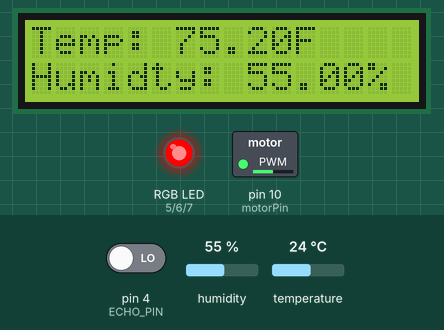
This sketch was run on a simulated Arduino Uno, built with avr-gcc and run on an emulated ATmega328P. Parts: 16×2 character LCD, switched loads named in the sketch (green lamp = pin HIGH), an RGB LED mixed from three pins (HIGH = lit). Dashed ring = blinking. The test bench sets the inputs (shaded band); at power-on: temperature 24 °C, humidity 55 %, pin 4 (ECHO_PIN) LOW. Pins used as bus, display or sensor lines are not drawn.

Above: at 1.2 s.
1.3 s: temperature set to 21 °C
At 6.6 s:
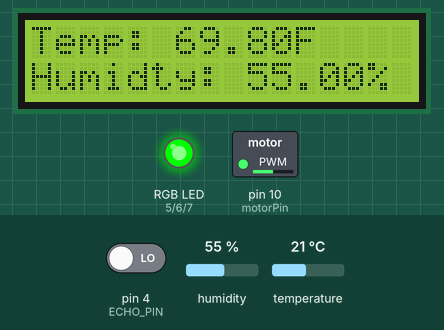
7.8 s: temperature set to 18 °C
At 10.7 s:
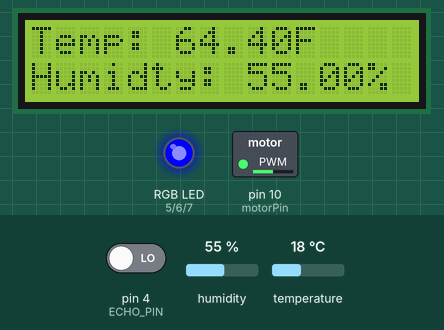
14.3 s: humidity set to 22 %
At 19.3 s:
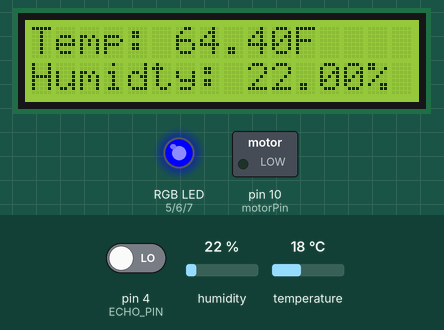
19.8 s: temperature set to 28 °C
At 22.1 s:
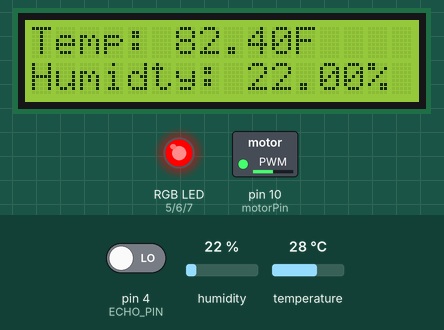
Timing chart, 0 to 23.6 s (numbered marks = the images above; inputs shaded):
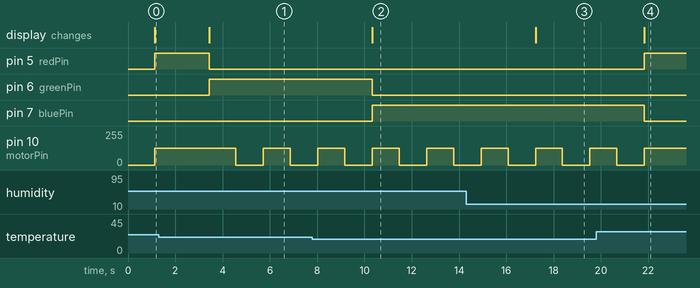

Measured:
- the behaviour switches between 23 and 22 °C on temperature (found by bisection; images 0 and 1)
- the behaviour switches between 20 and 19 °C on temperature (found by bisection; images 1 and 2)
- after the input at 1.3 s, pin 5 (redPin): HIGH → LOW after 2.1 s; pin 6 (greenPin): LOW → HIGH after 2.1 s; pin 10 (motorPin): 127/255 → 0/255 after 3.3 s, → 127/255 1.2 s later, → 0/255 1.1 s later; the display: changes after 2.1 s (image 1)
- after the input at 7.8 s, pin 6 (greenPin): HIGH → LOW after 2.5 s; pin 7 (bluePin): LOW → HIGH after 2.5 s; the display: changes after 2.5 s (image 2)
- after the input at 14.3 s, the display: changes after 2.9 s (image 3)
- after the input at 19.8 s, pin 5 (redPin): LOW → HIGH after 2.0 s; pin 7 (bluePin): HIGH → LOW after 2.0 s; pin 10 (motorPin): goes on until 21.8 s, then stays 127/255; the display: changes after 2.0 s (image 4)

The sketch:

CL_2305_Project_2.ino
```cpp
#include <Wire.h> // include the I2C library
#include <LiquidCrystal_I2C.h> // include the I2C LCD library
#include <DHT.h> // include the DHT library

#define DHTPIN 2 // define the DHT11 data pin
#define DHTTYPE DHT11 // define the DHT11 sensor type
#define TRIGGER_PIN 3 // define the HC-SR04 trigger pin
#define ECHO_PIN 4 // define the HC-SR04 echo pin

DHT dht(DHTPIN, DHTTYPE); // initialize the DHT11 sensor
LiquidCrystal_I2C lcd(0x27, 16, 2); // initialize the I2C LCD

const int motorPin = 10;

const int redPin = 5; // define the red LED pin
const int greenPin = 6; // define the green LED pin
const int bluePin = 7; // define the blue LED pin

int fanCount = 0; // sets a counter for fan control

void setup() {
  pinMode(TRIGGER_PIN, OUTPUT); // set the trigger pin as output
  pinMode(ECHO_PIN, INPUT); // set the echo pin as input
  pinMode(redPin, OUTPUT); // set the red LED pin as output
  pinMode(greenPin, OUTPUT); // set the green LED pin as output
  pinMode(bluePin, OUTPUT); // set the blue LED pin as output
  pinMode(motorPin, OUTPUT); // set the motor pin as output

  dht.begin(); // start the DHT11 sensor
  lcd.begin(); // initialize the LCD
  lcd.backlight(); // turn on the LCD backlight

}

void loop() {
  float humidity = dht.readHumidity(); // read the humidity value
  float temperature = dht.readTemperature(); // read the temperature value
  float temperature_f = temperature * 1.8 + 32; // convert the temperature to Fahrenheit

  float distance = getDistance(); // read the distance value

  int speed = 127;

  lcd.setCursor(0,0); // set the cursor to the first column of the first row
  lcd.print("Temp: "); // display the temperature label
  lcd.print(temperature_f); // display the temperature value
  lcd.print("F "); // display the temperature unit


  lcd.setCursor(0,1); // set the cursor to the first column of the second row
  lcd.print("Humidty: "); // display the humidity label
  lcd.print(humidity); // display the humidity value
  lcd.print("% "); // display the humidity unit

  /*lcd.print("Dis: "); // display the distance label
  lcd.print(distance); // display the distance value
  lcd.print("cm "); // display the distance unit00
  lcd.print("fanCount "); // display the fan counter label
  lcd.print(fanCount); // display the fan counter value*/

  // increase fan counter by one using ultrasonic sensor
  if (distance < 50) {
    fanCount = fanCount + 3;
  }

  if (((fanCount % 2) != 0) ||  (temperature_f >= 73)) {
    analogWrite(motorPin, speed);
  } else {
    analogWrite(motorPin, 0);
  }

  // map the temperature to an RGB color
  int r, g, b;
  if (temperature_f < 67) {
    r = 0;
    g = 0;
    b = 255;
  } else if (temperature_f >= 67 && temperature_f <= 73) {
    r = 0;
    g = 255;
    b = 0;
  } else {
    r = 255;
    g = 0;
    b = 0;

  }

// set the RGB LED color
analogWrite(redPin, r);
analogWrite(greenPin, g);
analogWrite(bluePin, b);

  delay(100); // wait for a tenth of a second
}

float getDistance() {
  // send a 1ms pulse to the trigger pin
  digitalWrite(TRIGGER_PIN, LOW);
  delayMicroseconds(2);
  digitalWrite(TRIGGER_PIN, HIGH);
  delayMicroseconds(10000);
  digitalWrite(TRIGGER_PIN, LOW);

  // calculate the duration of the pulse from the echo pin
  float duration = pulseIn(ECHO_PIN, HIGH);

  // calculate the distance in centimeters
  float distance = duration * 0.034 / 2.0;

  return distance;
}
```
